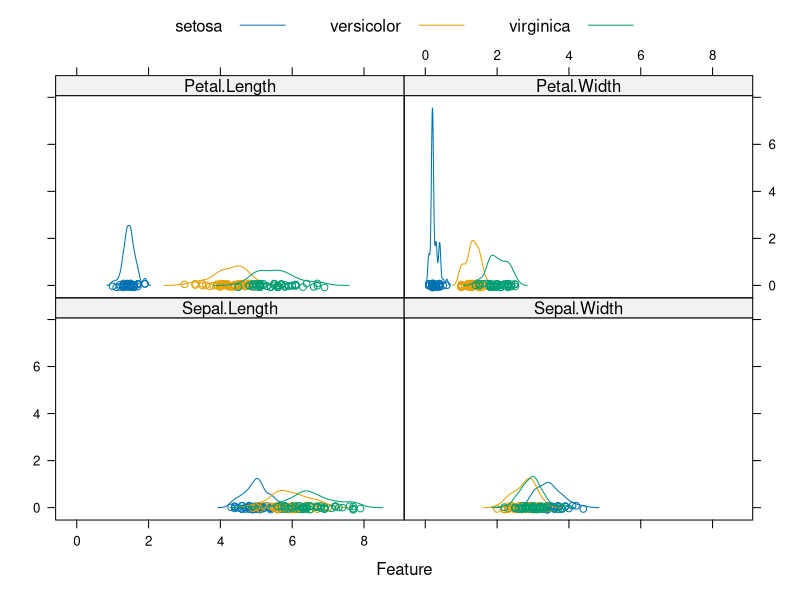
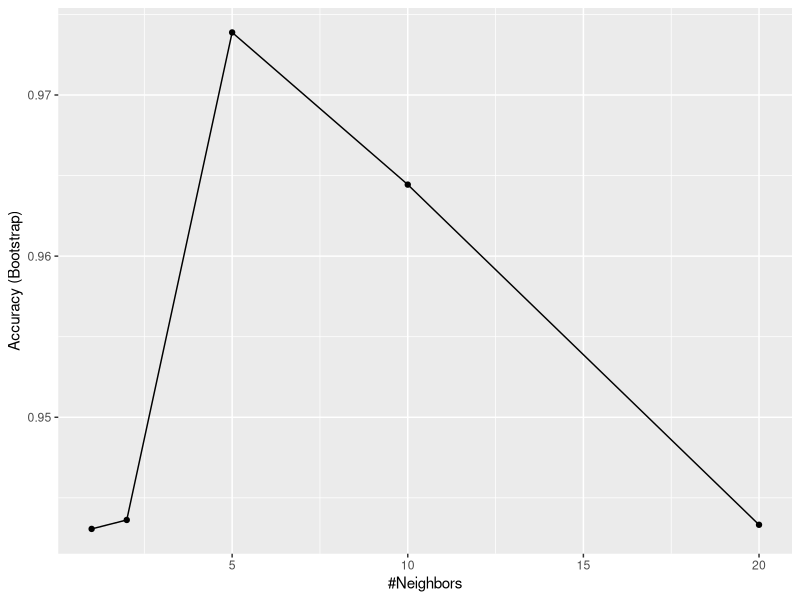

The R source for these figures, in order: (Note: this script raises an error after producing the figures.)
## ---- chunk 1
knitr::opts_chunk$set(echo = TRUE)
## ---- chunk 2
library(caret)
## ---- chunk 3
data(iris)
View(iris)
## ---- chunk 4
caret::featurePlot(x=iris[,1:4],y=iris$Species, plot='density', auto.key = list(columns = 3))
## ---- chunk 5
set.seed(998)
inTraining <- createDataPartition(iris$Species, p = .75, list = FALSE)
#now we assign the ones we want to keep to the training dataset
training <- iris[ inTraining,]
#now we assign the ones we want to keep to have in the testing dataset
testing <- iris[-inTraining,]

#you can check that there is even split between training and testing dataset using table()
table(training$Species)
## ---- chunk 6
#Now we want to train the model
fitControl <- trainControl(method = "boot", number = 5) ## repeated 5 times
## ---- chunk 7
View(modelLookup())
## ---- chunk 8
knnFit <- train(Species ~ ., data = training, method = "knn", trControl = fitControl, tuneGrid = data.frame(k = c(1,2,5,10,20)))
ggplot(knnFit)
## ---- chunk 9
GPRFit <- train(Species ~ ., data = training, method = "gaussprLinear", trControl = fitControl)
ggplot(GPRFit)
## ---- chunk 10
iris_svmLinear_Fit <- train(Species ~ ., data = training, method = 'svmLinear', trControl = fitControl, tuneGrid = data.frame(C = c(0.5, 1, 1.5, 2.5 )))
## ---- chunk 11
modelLookup('avNnet')
avNNetFit <- train(x = irisTrain[, 1:4], y = irisTrain[, 5], method = 'avNNet', tuneGrid = expand.grid(size = c(1,2,5), decay = c(0.1, 0.5, 1), bag = c(10,20,50)))
